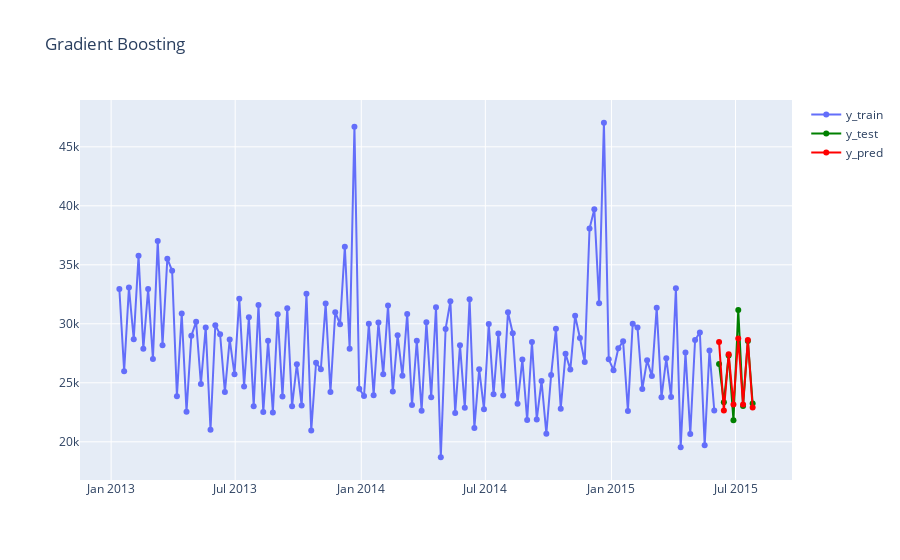

The notebook cell saved with this chart:
### Code cell
fig = go.Figure()

fig.add_traces(go.Scatter(x=y_train.index, y=y_train.values, mode='lines+markers', name = "y_train"))
fig.add_traces(go.Scatter(x=y_test.index, y=y_test.values, mode='lines+markers', name = "y_test", line=dict(color="green")) )
fig.add_traces(go.Scatter(x=y_pred.index, y=y_pred.values, mode='lines+markers', name = "y_pred", line=dict(color="red")))
fig.update_layout(title="Gradient Boosting")
fig.show()
